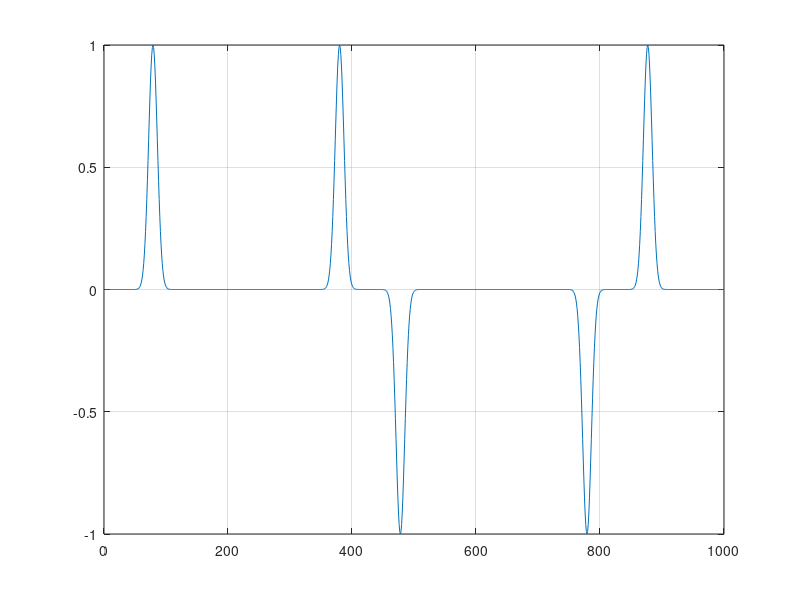

Source code (MATLAB):
%% Одномерный FDTD. Версия 1.0
clear

% Волновое сопротивление свободного пространства
W0 = 120 * pi;

% Время расчета в отсчетах
maxTime = 1000;

% Размер области моделирования в отсчетах
maxSize = 200;

% Положение датчика, регистрирующего поля
probePos = 50;

Ez = zeros (1, maxSize);
Hy = zeros (size (Ez));

% Поле, зарегистрированное в датчике в зависимости от времени
probeTimeEz = zeros (1, maxTime);

for t = 1: maxTime
    % Расчет компоненты поля H
    for m = 1: maxSize - 1
        % До этой строки Hy(n) хранит значение компоненты Hy
        % за предыдущий момент времени
        Hy(m) = Hy(m) + (Ez(m + 1) - Ez(m)) / W0;
    end
    
    % Расчет компоненты поля E
    for m = 2: maxSize
        % До этой строки Ez(n) хранит значение компоненты EzS
        % за предыдущий момент времени
        Ez(m) = Ez(m) + (Hy(m) - Hy(m - 1)) * W0;
    end
    
    % Источник возбуждения
    Ez(1) = exp (-(t - 30.0) ^ 2 / 100.0);
    
    % Регистрация поля в точке
    probeTimeEz(t) = Ez(probePos);
end

figure
plot (probeTimeEz)
grid on
